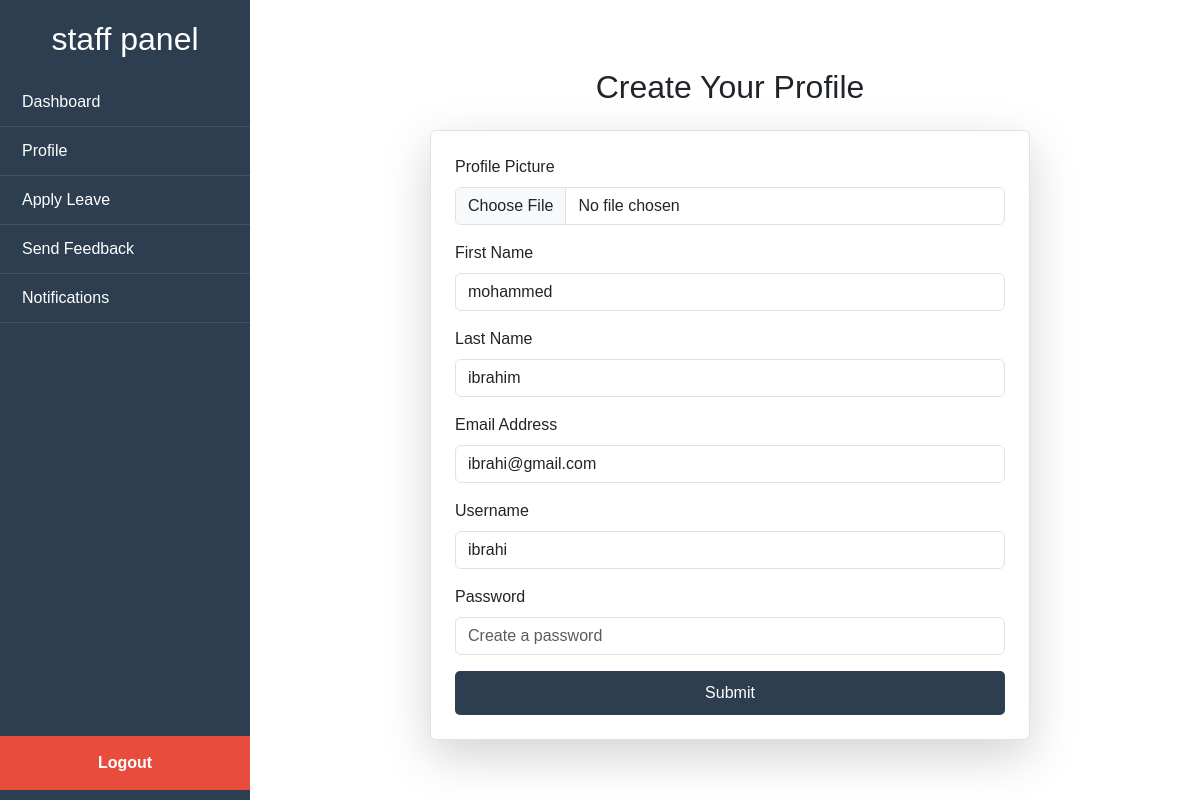
The page /profile_page/ (signed in) on the database its author committed.
### myapp/models.py (models this page shows)
class CustomUser(AbstractUser):
   USER = (
       (1, 'HOD'),
       (2, 'STAFF')
   )
   user_type = models.CharField(choices=USER, max_length=50, default=1)
   profile_pic = models.ImageField(upload_to='media/profile_pic')

### myapp/views.py (the view)
# urls.py: path('profile_page/',views.profile_page,name='profile_page'),
def profile_page(request):
    try:
        user = CustomUser.objects.filter(id=request.user.id).first()
        if not user:
            messages.error(request, "User profile not found. Please contact support.")
            return redirect('profile_page')  # Redirect to a safe page (like home or dashboard)
    except Exception as e:
        messages.error(request, f"An unexpected error occurred: {e}")
        return redirect('profile_page')
    context ={
        'user':user
    }
    return render(request,'profile.html',context)

### templates/profile.html (shortened to what this page needs)
{% extends 'dashboard.html' %}
{% block content %}
<link href="https://cdn.jsdelivr.net/npm/bootstrap@5.3.0/dist/css/bootstrap.min.css" rel="stylesheet">
<div class="container mt-5">
    <h2 class="text-center mb-4">Create Your Profile</h2>
    <form action="{% url 'update_profile' %}" method="post" enctype="multipart/form-data" class="p-4 border rounded shadow-lg">
        <div class="mb-3">
            <label for="profile-pic" class="form-label">Profile Picture</label>
            <input type="file" class="form-control" id="profile-pic" name="profile_pic"  value="{{user.profile_pic}}" required>
        </div>
        <div class="mb-3">
            <label for="first-name" class="form-label">First Name</label>
            <input type="text" class="form-control" id="first-name" name="first_name" value="{{user.first_name}}" placeholder="Enter your first name" required>
        </div>
        <div class="mb-3">
            <label for="last-name" class="form-label">Last Name</label>
            <input type="text" class="form-control" id="last-name" name="last_name" value="{{user.last_name}}" placeholder="Enter your last name" required>
        </div>
        <div class="mb-3">
            <label for="email" class="form-label">Email Address</label>
            <input type="email" class="form-control" id="email" name="email" value="{{user.email}}" placeholder="Enter your email" required>
        </div>
        <div class="mb-3">
            <label for="username" class="form-label">Username</label>
            <input type="text" class="form-control" id="username" name="username" value="{{user.username}}" placeholder="Choose a username" required>
        </div>
        <div class="mb-3">
            <label for="password" class="form-label">Password</label>
            <input type="password" class="form-control" id="password" name="password"  placeholder="Create a password" required>
        </div>
        <button type="submit" class="btn btn-primary w-100">Submit</button>
    </form>
</div>
{% endblock %}

### templates/dashboard.html (style rules this page uses)
* { margin: 0; padding: 0; box-sizing: border-box; font-family: Arial, sans-serif; }
body { display: flex; }
h2 { margin-bottom: 20px; color: #2C3E50; text-align: center; }
form { background: white; padding: 20px; border-radius: 8px; box-shadow: 0 0 10px rgba(0, 0, 0, 0.1); max-width: 600px; margin: 0 auto; }
button.btn { width: 100%; padding: 10px; background: #2C3E50; color: white; border: none; border-radius: 5px; font-size: 16px; cursor: pointer; }

### rows shown on the page
CustomUser: first_name "mohammed", last_name "ibrahim", email "ibrahi@gmail.com", username "ibrahi"
